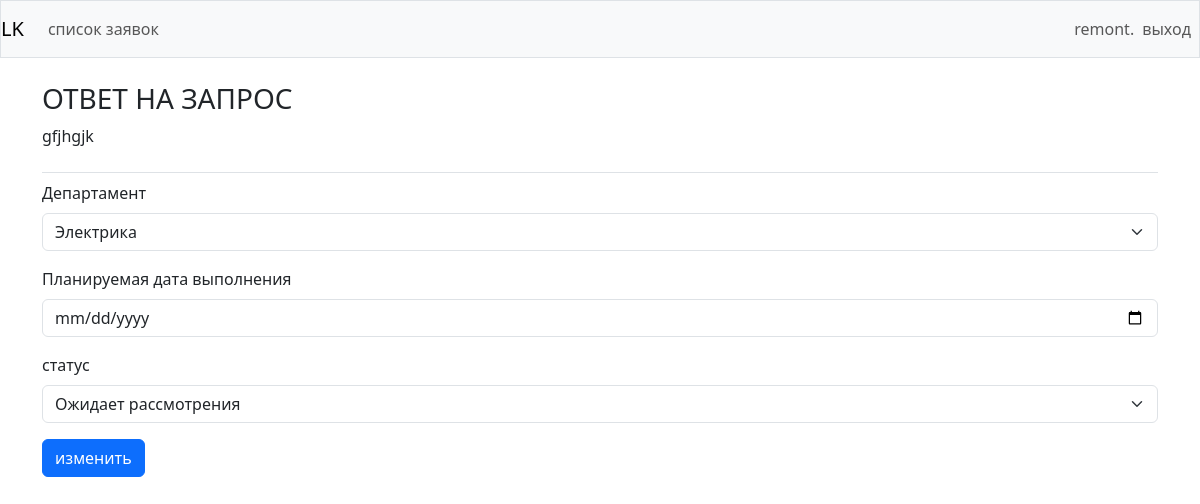
The page /edit_order/17/ (signed in) on the database its author committed.
### lk/models.py (models this page shows, shortened)
class Order (models.Model):
    """"дата создания"""
    date_added = models.DateTimeField(auto_now_add=True)
    """"текст заявки"""
    text_order = models.TextField()
    """"отдел"""
    CLEANING = 1
    INTERNET = 2
    SANTECHNIC = 3
    ELECTRIC = 4
    REMONT = 5
    DOCUMENTS = 6
    DEPARTAMENT = (
        (CLEANING, 'Уборка'),
        (INTERNET, 'Связь, Интернет'),
        (SANTECHNIC, 'Отопление, Вода, Туалет'),
        (ELECTRIC, 'Электрика'),
        (REMONT, 'Ремонт помещения'),
        (DOCUMENTS, 'Документы, Договора, Счета'),
    )
    department = models.PositiveSmallIntegerField(
        choices=DEPARTAMENT,
        default=DOCUMENTS,
    )
    """"дата выполнения планируемая"""
    date_plane = models.DateTimeField(blank=True, null=True, default=None)
    """"статус (-не принято;-принято;-в работе;-выполнено)"""
    AWAIT = 'не принято'
    RECEIVED = 'принято'
    PROCEDED = 'в работе'
    CANCELED = 'выполнено'
    STATUS = [
        (AWAIT, 'Ожидает рассмотрения'),
        (RECEIVED, 'Рассматривается'),
        (PROCEDED, 'Принято к исполнению'),
        (CANCELED, 'Выполенно'),
    ]
    status = models.CharField(
        max_length=32,
        choices=STATUS,
        default=AWAIT,
    )
    """"дата выполнено"""
    date_relise = models.DateTimeField(blank=True, null=True, default=None)
    """"кто создал?"""
    owner = models.ForeignKey(User, on_delete=models.CASCADE)

### lk/views.py (the view, shortened to what this page needs)
# urls.py: path('edit_order/<int:order_id>/', views.edit_order, name='edit_order'),
@login_required
def edit_order(request, order_id):
    service_name = [
        'remont', 'electric', 'santechnic', 'documents', 'cleaning', 'internet', 'lk_admin'
    ]
    if request.user.username in service_name:
        order = Order.objects.get(id=order_id)
        if request.method != 'POST':
            form = EditOrderForm(instance=order)
        context = {'order': order, 'form': form}
    else:
        raise Http404
    return render(request, 'lk/edit_order.html', context)

### lk/forms.py
class EditOrderForm(forms.ModelForm):
    class Meta:
        model = Order
        fields = ['department', 'date_plane', 'status', ]
        widgets = {
            'date_plane': forms.DateInput(
                format=('%Y-%m-%d'),
                attrs={'class': 'form-control',
                       'placeholder': 'Select a date',
                       'type': 'date'
                       }),
        }
        labels = {
            'department': 'Департамент',
            'date_plane': 'Планируемая дата выполнения',
            'status': 'статус',
        }

### lk/templates/lk/edit_order.html (shortened to what this page needs)
{% extends "lk/base.html" %}
{% load bootstrap5 %}
{% block page_header %}
<h3>ОТВЕТ НА ЗАПРОС</h3>
<p>
    {{order.text_order}}
</p>
{% endblock page_header %}
{% block content %}
    <form class="form" action="{% url 'lk:edit_order' order.id %}" method="post">
    {% bootstrap_form form %}
    {% buttons %}
    <button class="btn btn-primary" name="submit">изменить</button>
    {% endbuttons %}
</form>
{% endblock content %}

### lk/templates/lk/base.html (shortened to what this page needs)
{% load bootstrap5 %}
<!DOCTYPE html>
<html lang="ru">
    <head>
        {% bootstrap_css %}
    </head>
    <body onload="script();">
        <nav class="navbar navbar-expand-lg navbar-light bg-light mb-4 border">
            <a class="navbar-brand" href="{% url 'lk:index' %}">LK</a>
            <div class="collapse navbar-collapse" id="navbarCollapse">
                <ul class="navbar-nav me-auto align-items-center">
                    {% if user.is_authenticated %}
                    <li class="nav-item">
                    <a class="nav-link" href="{% url 'lk:orders' %}">
                        список заявок</a>
                    </li>
                    {% endif %}
                </ul>
                <ul class="navbar-nav ms-auto align-items-center">
                    {% if user.is_authenticated %}
                        <li class="nav-item">
                            <span class="navbar-text"> {{ user.username }}. </span>
                        </li>
                        <li class="nav-item">
                            <a class="nav-link" href="{% url 'users:logout' %}">выход</a>
                        </li>
                    {% else %}
                        <li class="nav-item">
                            <a class="nav-link" href="{% url 'users:login' %}">вход</a>
                        </li>
                    {% endif %}
                </ul>
            </div>
        </nav>
        <main role="main" class="container">
            <div class="pb-2 mb-2 border-bottom">
                {% block page_header %}{% endblock page_header %}
            </div>
            <div>
                {% block content %}{% endblock content %}
            </div>
        </main>
    </body>
</html>

### rows shown on the page
Order: text_order "gfjhgjk", department "Электрика", status "Ожидает рассмотрения"

### other values the page prints
{{ user.username }} "remont"
